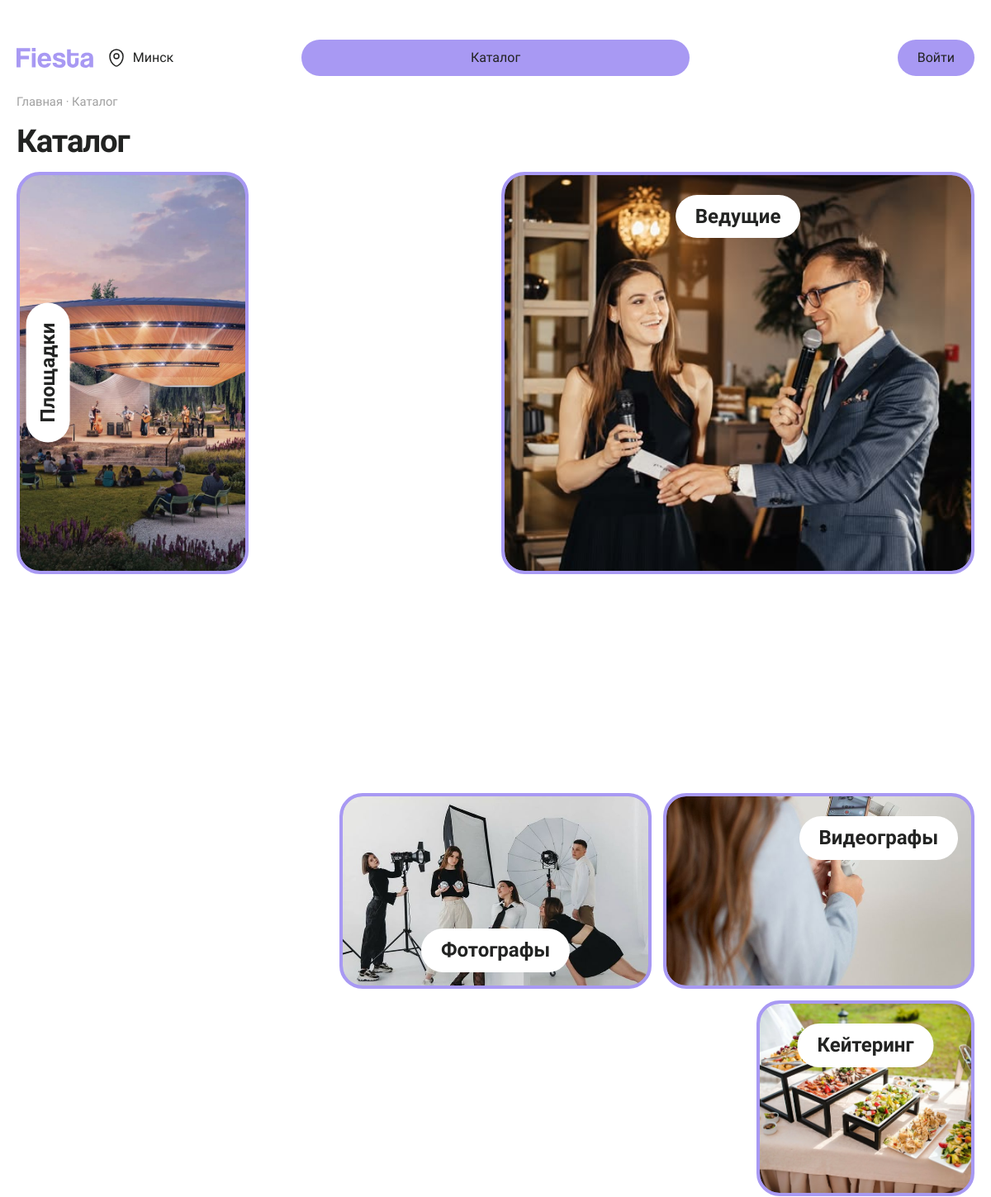
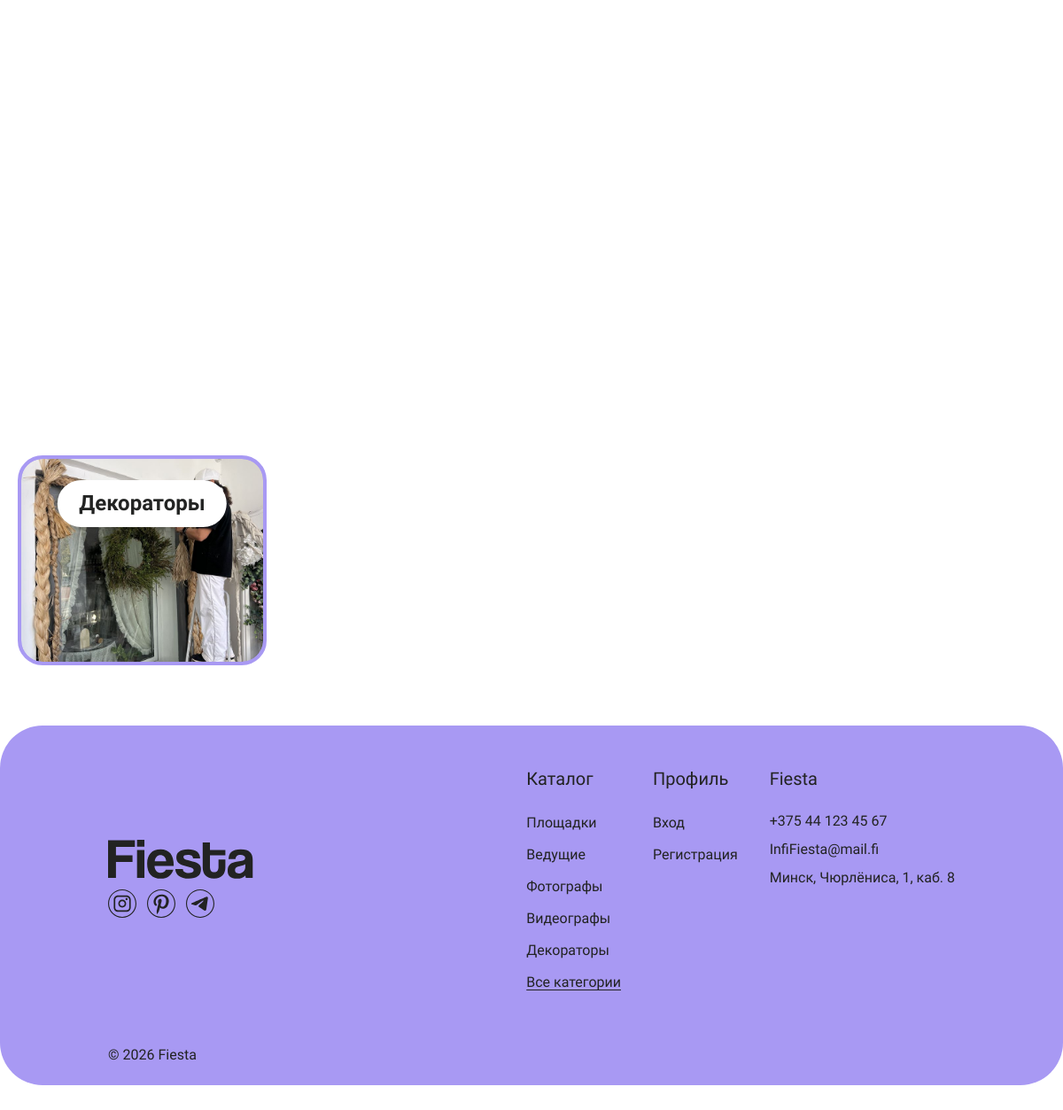
The app's page /catalog/, older data (2 pictures, top to bottom).
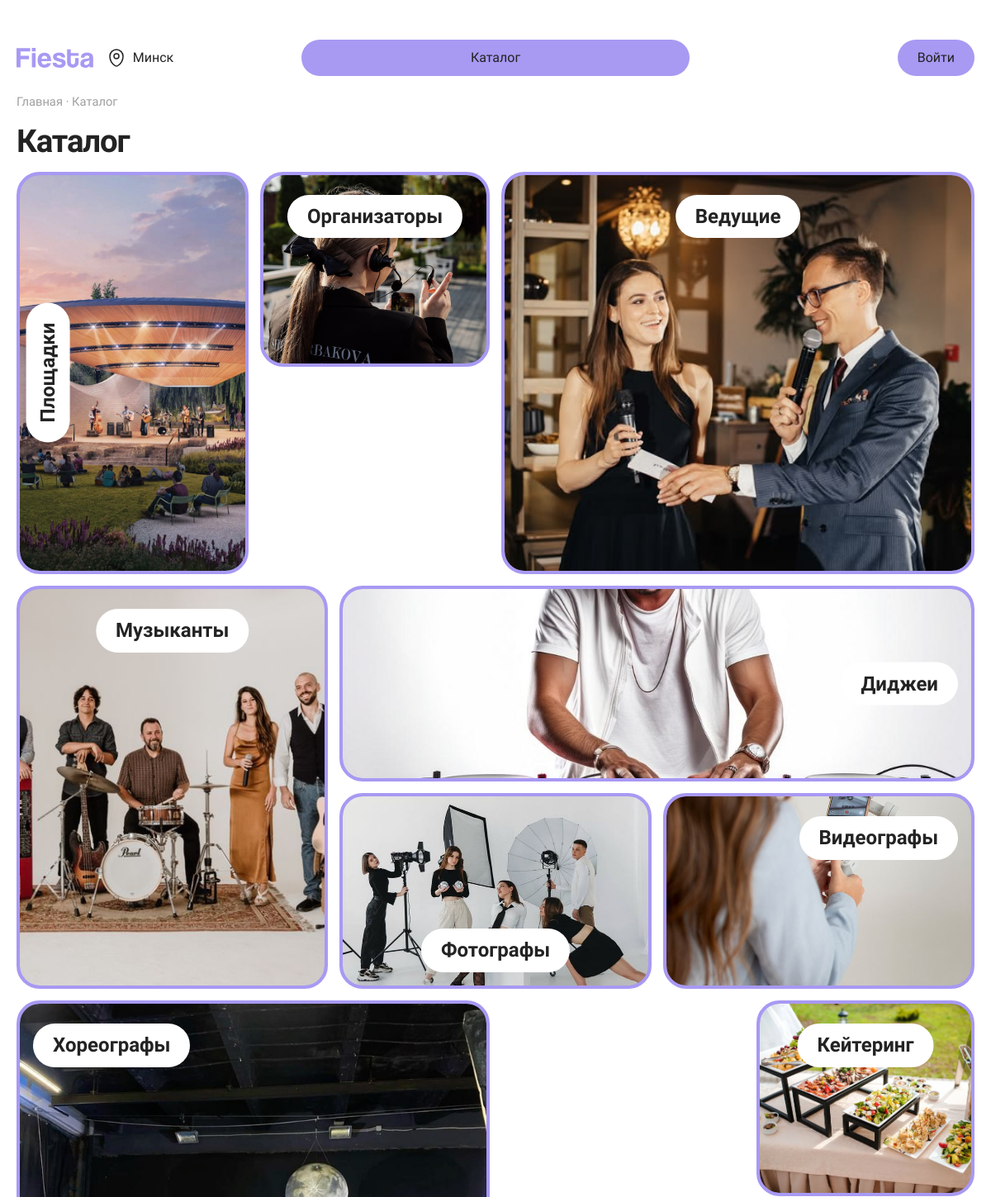
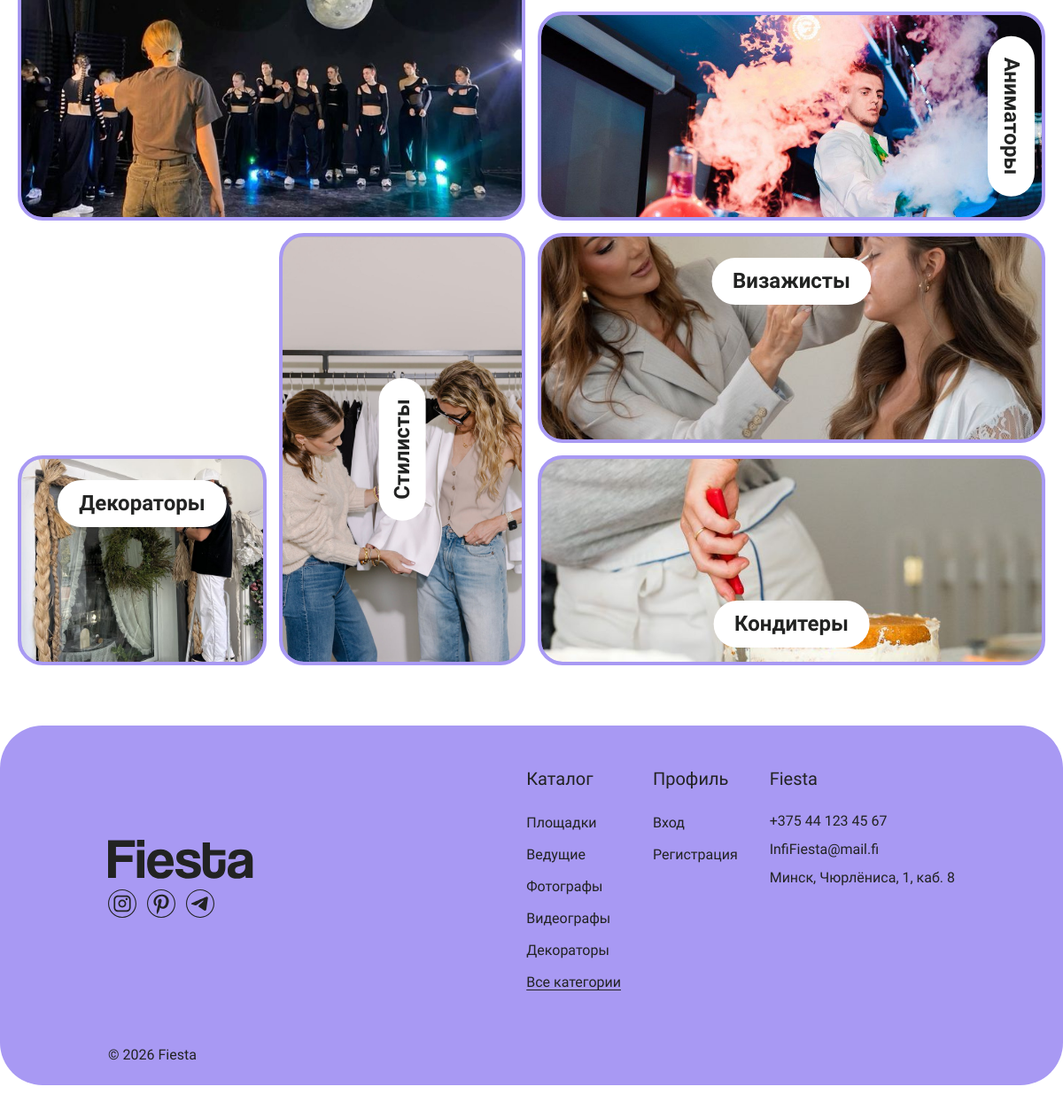
The same page, newer data (2 pictures, top to bottom).
### catalog/models.py (models this page shows, shortened)
class Category(models.Model):
    name = models.CharField("Название", max_length=100, unique=True)
    description = models.TextField("Описание", blank=True)
    is_hidden = models.BooleanField("Скрыта", default=False)
    sort_order = models.PositiveIntegerField("Порядок", default=0)
    class Meta:
        db_table = "category"
        ordering = ["sort_order", "name"]
        verbose_name = "Категория"
        verbose_name_plural = "Категории"

### catalog/views.py (the view)
# urls.py: path("catalog/", views.catalog, name="catalog"),
def catalog(request):
    chosen = request.GET.get("category")
    if chosen:
        return redirect("category_catalog", pk=chosen)
    categories = Category.objects.filter(is_hidden=False)
    tiles = []
    for category in categories:
        if category.name == "Шоу-программа":
            continue
        css, image, label, place = TILES.get(
            category.name, ("photo", "photo.jpg", category.name, "top")
        )
        if not finders.find(f"img/catalog/{image}"):
            image = ""
        tiles.append(
            {
                "category": category,
                "css": css,
                "image": image,
                "label": label,
                "place": place,
            }
        )
    return render(request, "catalog/catalog.html", {"tiles": tiles})

### accounts/context_processors.py (called while the page is built, shortened)
def cabinet(request):
    name = ""
    categories = list(Category.objects.filter(is_hidden=False))
    by_name = {category.name: category for category in categories}
    footer_names = [
        "Площадка",
        "Ведущий",
        "Фотограф",
        "Видеограф",
        "Декоратор",
    ]
    return {
        "cabinet_name": name,
        "menu_categories": categories,
        "footer_categories": [
            {"pk": by_name[item].pk, "label": FOOTER_LABELS[item]}
            for item in footer_names
            if item in by_name
        ],
    }

### templates/catalog/catalog.html (shortened to what this page needs)
{% extends "base.html" %}
{% load static %}
{% block content %}
  <p class="crumbs"><a href="{% url 'home' %}">Главная</a> · Каталог</p>
  <h1>Каталог</h1>
  <div class="bento">
    {% for tile in tiles %}
      <a class="tile tile-{{ tile.css }}" href="{% url 'category_catalog' tile.category.pk %}">
        {% if tile.image %}
          <img src="{% static 'img/catalog/' %}{{ tile.image }}" alt="">
        {% endif %}
        <span class="tile-label place-{{ tile.place }}">{{ tile.label }}</span>
      </a>
    {% empty %}
      <p>Категорий пока нет.</p>
    {% endfor %}
  </div>
{% endblock %}

### templates/base.html (shortened to what this page needs)
{% load static %}
<!DOCTYPE html>
<html lang="ru">
<head>
  <link rel="stylesheet" href="{% static 'css/site.css' %}?v=65">
</head>
<body>
  <div class="header-space"></div>
  <header class="site-header">
    <div class="bar">
      <a class="brand" href="{% url 'home' %}">
        <img class="logo" src="{% static 'img/logo.svg' %}" alt="Fiesta">
        <span class="city"><img src="{% static 'img/icons/map.svg' %}" alt="">Минск</span>
      </a>
      <nav class="menu">
        <a href="{% url 'catalog' %}" {% if "/catalog" in request.path or "/specialists/" in request.path %}class="active"{% endif %}>Каталог</a>
      </nav>
      {% if user.is_authenticated %}
        <div class="header-account">
          {% if user.role == "customer" %}
            <a class="header-heart" href="{% url 'favorites' %}" aria-label="Избранное">
              <img src="{% static 'img/icons/heart-filled.svg' %}" alt="" width="24" height="24">
            </a>
          {% endif %}
          <a class="avatar" href="{% url 'cabinet' %}">
            <img src="{% static 'img/icons/user.svg' %}" alt="Профиль">
          </a>
        </div>
      {% else %}
        <a class="login-pill" href="{% url 'login' %}">Войти</a>
      {% endif %}
    </div>
  </header>
  <main>
    <div class="wrap">
      {% block content %}{% endblock %}
    </div>
  </main>
  <footer class="site-footer">
    <div class="footer-card">
      <div class="footer-grid">
        <div>
          <img class="footer-logo" src="{% static 'img/logo-futer.svg' %}" alt="Fiesta">
          <div class="footer-social">
            <a href="https://www.instagram.com/_._.nastusha._._/?hl=ru" target="_blank" rel="noopener noreferrer">
              <img src="{% static 'img/icons/instagram.svg' %}" alt="Instagram">
            </a>
            <a href="https://ru.pinterest.com/shmatnastya2005/" target="_blank" rel="noopener noreferrer">
              <img src="{% static 'img/icons/pinterest.svg' %}" alt="Pinterest">
            </a>
            <a href="https://t.me/nastusha_shmat" target="_blank" rel="noopener noreferrer">
              <img src="{% static 'img/icons/telegram.svg' %}" alt="Telegram">
            </a>
          </div>
        </div>
        <div class="footer-aside">
        <div>
          <strong>Каталог</strong>
          <ul>
            {% for category in footer_categories %}
              <li><a href="{% url 'category_catalog' category.pk %}">{{ category.label }}</a></li>
            {% endfor %}
            <li><a class="footer-all" href="{% url 'catalog' %}">Все категории</a></li>
          </ul>
        </div>
        <div>
          <strong>Профиль</strong>
          <ul>
            {% if user.is_authenticated %}
              {% if user.role == "customer" %}
                <li><a href="{% url 'favorites' %}">Избранное</a></li>
                <li><a href="{% url 'projects' %}">Проекты</a></li>
              {% else %}
                <li><a href="{% url 'questionnaire' %}">Анкета</a></li>
                <li><a href="{% url 'portfolio' %}">Портфолио</a></li>
                <li><a href="{% url 'specialist_reviews' %}">Отзывы</a></li>
              {% endif %}
            {% else %}
              <li><a href="{% url 'login' %}">Вход</a></li>
              <li><a href="{% url 'register' %}">Регистрация</a></li>
            {% endif %}
          </ul>
        </div>
        <div>
          <strong>Fiesta</strong>
          <div class="footer-contacts">
            <p><a href="tel:+375441234567">+375 44 123 45 67</a></p>
            <p><a href="mailto:InfiFiesta@mail.fi">InfiFiesta@mail.fi</a></p>
            <p>Минск, Чюрлёниса, 1, каб. 8</p>
          </div>
        </div>
        </div>
      </div>
      <p class="copy">© 2026 Fiesta</p>
    </div>
  </footer>
</body>
</html>

Row changes from the older to the newer data that the page shows:
changed Category (number 1 of 14 on the later page): moves up the list
added Category: shows a picture, label "Организаторы"
shown differently, row unchanged: Category (number 3 of 14 on the later page): moves up the list
added Category: shows a picture, label "Музыканты"
added Category: shows a picture, label "Диджеи"
changed Category (number 6 of 14 on the later page): moves down the list
added Category: shows a picture, label "Хореографы"
added Category: shows a picture, label "Аниматоры"
added Category: label "Стилисты"
added Category: shows a picture, label "Визажисты"
changed Category (number 12 of 14 on the later page): moves up the list
added Category: shows a picture, label "Кондитеры"
